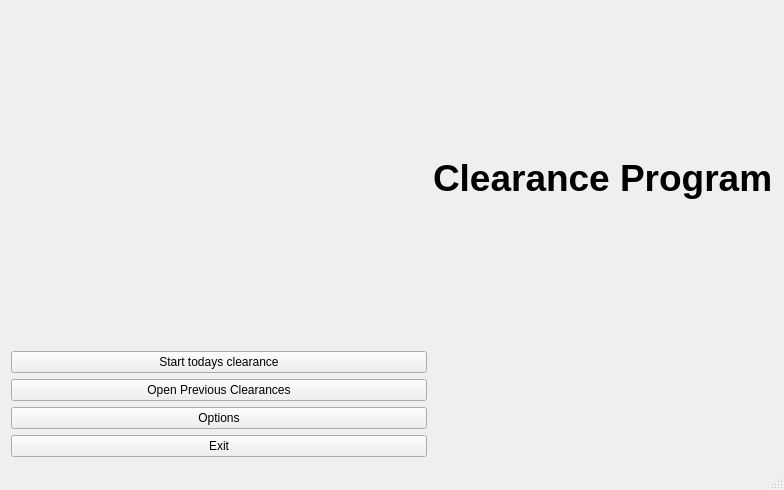
<?xml version="1.0" encoding="UTF-8"?>
<ui version="4.0">
 <class>SCPBPSC1Class</class>
 <widget class="QMainWindow" name="SCPBPSC1Class">
  <property name="windowModality">
   <enum>Qt::NonModal</enum>
  </property>
  <property name="geometry">
   <rect>
    <x>0</x>
    <y>0</y>
    <width>784</width>
    <height>490</height>
   </rect>
  </property>
  <property name="windowTitle">
   <string>SCPBPSC1</string>
  </property>
  <property name="windowIcon">
   <iconset resource="scpbpsc1.qrc">
    <normaloff>:/Icon/Resources/sqlogo1.ico</normaloff>:/Icon/Resources/sqlogo1.ico</iconset>
  </property>
  <property name="toolButtonStyle">
   <enum>Qt::ToolButtonTextBesideIcon</enum>
  </property>
  <property name="animated">
   <bool>false</bool>
  </property>
  <property name="documentMode">
   <bool>false</bool>
  </property>
  <property name="tabShape">
   <enum>QTabWidget::Rounded</enum>
  </property>
  <widget class="QWidget" name="centralWidget">
   <layout class="QGridLayout" name="gridLayout_4">
    <item row="0" column="0">
     <layout class="QGridLayout" name="gridLayout_3" columnstretch="1,0">
      <property name="sizeConstraint">
       <enum>QLayout::SetNoConstraint</enum>
      </property>
      <item row="5" column="0">
       <layout class="QGridLayout" name="gridLayout_2">
        <property name="horizontalSpacing">
         <number>50</number>
        </property>
        <item row="0" column="1">
         <layout class="QGridLayout" name="gridLayout">
          <item row="1" column="0">
           <widget class="QPushButton" name="btn_PrevClearances">
            <property name="text">
             <string>Open Previous Clearances</string>
            </property>
           </widget>
          </item>
          <item row="3" column="0">
           <widget class="QPushButton" name="btn_Exit">
            <property name="text">
             <string>Exit</string>
            </property>
           </widget>
          </item>
          <item row="0" column="0">
           <widget class="QPushButton" name="btn_StartClearance">
            <property name="text">
             <string>Start todays clearance</string>
            </property>
           </widget>
          </item>
          <item row="2" column="0">
           <widget class="QPushButton" name="btn_Options">
            <property name="text">
             <string>Options</string>
            </property>
           </widget>
          </item>
         </layout>
        </item>
       </layout>
      </item>
      <item row="1" column="0">
       <widget class="QLabel" name="label">
        <property name="text">
         <string/>
        </property>
        <property name="pixmap">
         <pixmap resource="scpbpsc1.qrc">:/Icon/Resources/SQ.png</pixmap>
        </property>
        <property name="alignment">
         <set>Qt::AlignCenter</set>
        </property>
       </widget>
      </item>
      <item row="5" column="1">
       <widget class="QLabel" name="label_2">
        <property name="frameShape">
         <enum>QFrame::NoFrame</enum>
        </property>
        <property name="frameShadow">
         <enum>QFrame::Sunken</enum>
        </property>
        <property name="lineWidth">
         <number>5</number>
        </property>
        <property name="text">
         <string/>
        </property>
        <property name="pixmap">
         <pixmap resource="scpbpsc1.qrc">:/Icon/Resources/MachineBMP.bmp</pixmap>
        </property>
        <property name="scaledContents">
         <bool>false</bool>
        </property>
        <property name="alignment">
         <set>Qt::AlignCenter</set>
        </property>
        <property name="wordWrap">
         <bool>false</bool>
        </property>
       </widget>
      </item>
      <item row="1" column="1">
       <widget class="QLabel" name="label_3">
        <property name="font">
         <font>
          <family>Microsoft YaHei UI</family>
          <pointsize>28</pointsize>
          <weight>75</weight>
          <bold>true</bold>
         </font>
        </property>
        <property name="text">
         <string>Clearance Program</string>
        </property>
       </widget>
      </item>
     </layout>
    </item>
   </layout>
   <zorder>label</zorder>
   <zorder>btn_StartClearance</zorder>
   <zorder>btn_PrevClearances</zorder>
   <zorder>btn_Options</zorder>
   <zorder>btn_Exit</zorder>
   <zorder>label_2</zorder>
   <zorder></zorder>
  </widget>
  <widget class="QStatusBar" name="statusBar"/>
 </widget>
 <layoutdefault spacing="6" margin="11"/>
 <resources>
  <include location="scpbpsc1.qrc"/>
 </resources>
 <connections>
  <connection>
   <sender>btn_StartClearance</sender>
   <signal>clicked()</signal>
   <receiver>SCPBPSC1Class</receiver>
   <slot>sOpenClearance()</slot>
   <hints>
    <hint type="sourcelabel">
     <x>173</x>
     <y>207</y>
    </hint>
    <hint type="destinationlabel">
     <x>267</x>
     <y>191</y>
    </hint>
   </hints>
  </connection>
 </connections>
 <slots>
  <slot>sOpenClearance()</slot>
 </slots>
</ui>
